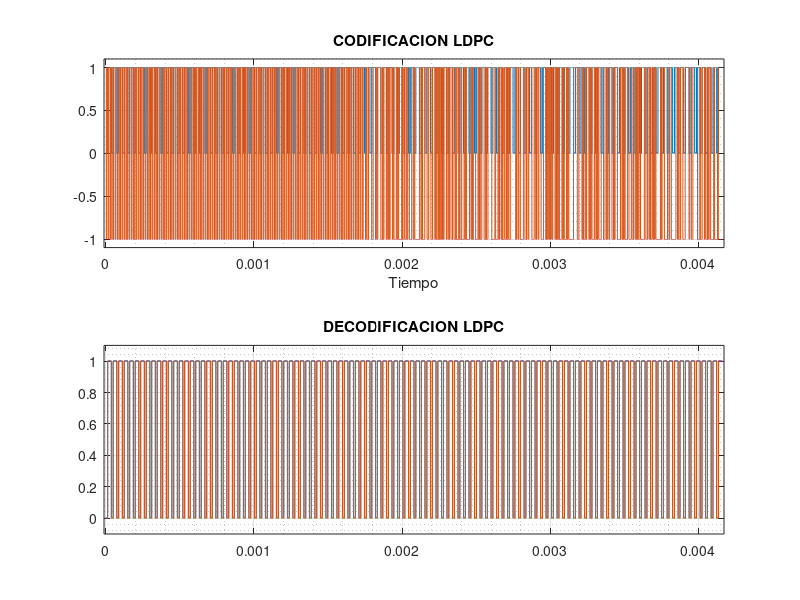

The MATLAB script that drew this image:
clear
clc
%==DECODIFICACION LDPC===========
vinf=repmat([0 1 1 0 1 1],1,56);
R=80770; % velocidad de transferencia
Tsob=200;% Tasa de sobremuestreo necesario para graficar

%sobremuestreo del vector de informacion para la grafica
inf=repmat(vinf,Tsob,1);
inf=inf(:)';
%=======================================================
t=0:1/(Tsob*R):length(vinf)*(1/R)-1/(Tsob*R);%Vector de tiempo para la informacion
%==============Parametros Matriz de paridad==========
n=100*8; % # bits de codificacion
k=length(vinf);% # bits de informacion
bp=n-k;% # bits de paridad
%======================================
I=eye(bp);% creando la matriz identidad
vt=repmat(I(:,randperm(size(I,2))),1,ceil(n/size(I,1))-1);
H=[I vt(:,1:n-(size(I,1)))];% creando la matriz de paridad
%=====OBTENCION DE LA MATRIZ GENERADORA G=[Ik AT]
G=[eye(k) H(:,(bp+1):n)'];
%==========Codificacion==============
vLDPC=vinf*G;% codificacion c(codificacion)=u(informacion)*G(Matriz generadora)
vLDPC(find(vLDPC==2))=0;%Si el resultado de la multiplion de las matrices es=2 se le asigna un 0
vLDPC(find(vLDPC==0))=-1;
%========================================
%========================================

%Sobremuestreo del vector de la codificacion para la grafica
LDPC=repmat(vLDPC,Tsob,1);
LDPC=LDPC(:)';
%===========================================================

t1=0:k/(Tsob*R*n):length(vLDPC)*(k/(R*n))-k/(Tsob*R*n);%Vector de tiempo para la codificacion

%==============================================================================
%==============================================================================
%               DECODIFICACION LDPC

vdLDPC=vLDPC*G'/2;
vdLDPC(find(vdLDPC==-1))=0;

dLDPC=repmat(vdLDPC,Tsob,1);
dLDPC=dLDPC(:)';

figure(1)
subplot(2,1,1)
plot(t,inf);
% subplot(2,1,2)
hold on
plot(t1,LDPC);
axis([-(1/R) (length(vinf)+1)*(1/R) -1.1 1.1]);
grid on
xlabel("Tiempo")
title("CODIFICACION LDPC")
grid minor

figure(1)
subplot(2,1,2)
plot(t,inf);
hold on
plot(t,dLDPC);
title("DECODIFICACION LDPC")
axis([-(1/R) (length(vinf)+1)*(1/R) -0.1 1.1]);
grid on
grid minor
